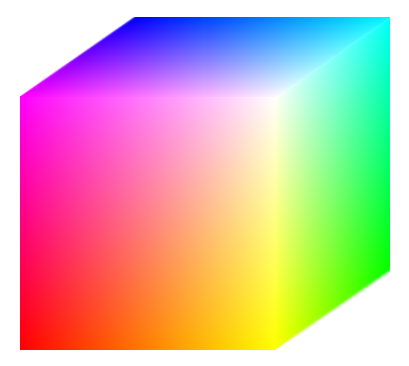
#> input picture HW1/Cube.tif, 409 x 366 px
$ python HW1_9733023_Code_Q04.py
#> lines starting #> are read from the running program, lines starting #| are printed output that depends on the picture; after the words box and inside, x2 and y2 are one past the last pixel; in counts of white or black regions, pixels touching at a corner belong together; long printed decimals are rounded
'''
___OVERVIEW___
CODE FOR QUESTION 4 - HW 1

___SUMMARY___
Image quantization and thresholding

___AUTHOR___
Amirhossein Daraie — 9733023

___DATE___
25/03/2021
05/01/1400

'''

import numpy as np
import matplotlib.pyplot as plt
import cv2

def print_img_data(img,title='Image'):
    """This function prints some essential information about input image.

    Args:
        img (numpy array image): Input image
        title (str, optional): Title of image. Defaults to 'Image'.
    """
    print(f'________ {title} _______')
    if len(image.shape) == 2:
        print(f'min:{img.min()}  max:{img.max()}  shape:{img.shape}\
\nmean:{img.mean()}  std:{img.std()}  type:{type(img[0,0])}\n')
    elif len(image.shape) == 3:
        print(f'min:{img.min()}  max:{img.max()}  shape:{img.shape}\
\nmean:{img.mean()}  std:{img.std()}  type:{type(img[0,0,0])}\n')


def im_show(img_list,title=['']):
    """This function is an alias for showing an image with opencv in python

    Args:
        img_list (list of numpy array images): A sequence of images you want to display
        title (list, optional):A sequence of titles for your images. Defaults to [''].
    """
    Error = False
    if title == ['']:
        title=[f'Image {i+1}' for i in range(len(img_list))]
    if len(title) != len(img_list):
        print('ERROR 1 (im_show)')
        Error = True
    if not Error:
        for i,img in enumerate(img_list):
            cv2.imshow(title[i],img)
        cv2.waitKey(0)
        cv2.destroyAllWindows()

def quantize(image, bits=2):
    """This function digitalizes image with number of inputs bits.

    Args:
        image (numpy array (image)): Input image the you want to quantize
        bits (int, optional): Number of bits in final quantized image. Defaults to 2.

    Returns:
        numpy array (image): Quantized Image.
        Example: for 2 bits, the values are 0,1,2,3
    """
    div = 2**(8-bits)
    # note: you can imshow 'quantized_image' (0,1,2,...,255) not 'quantized' (0,1,2,3,...,10 e.g.)!
    quantized_image = image // div * div + div // 2
    # *** rank transform the quantized image ***
    quantized = np.copy(quantized_image)
    _,idx = np.unique(quantized,return_inverse=True)
    quantized = (idx.max() - idx + 1).reshape(quantized.shape)
    quantized = quantized.max()-1*quantized
    return quantized

# load image as color image
image = cv2.imread("Cube.tif", flags=cv2.IMREAD_COLOR)
#> image is the input picture: shape (366, 409, 3); mean B, G, R 173.5, 181.5, 212.5
# show color image
im_show([image])
#> in im_show, `title=[f'Image {i+1}' for i in range(len(img_list))]`: title = ['Image 1']
#> the loop in im_show, `for i,img in enumerate(img_list):` made 1 pass
# print color image data
print_img_data(image)
#| min:0  max:255  shape:(366, 409, 3)
#| mean:189.151  std:83.174  type:<class 'numpy.uint8'>
# convert color image to grayscale image
image = cv2.cvtColor(image,cv2.COLOR_BGR2GRAY)
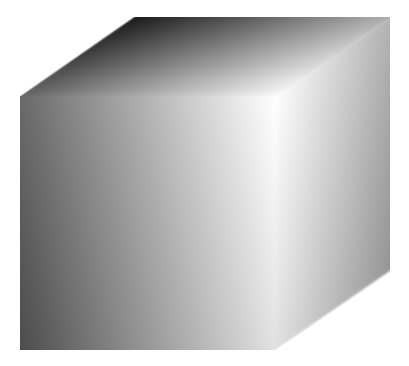
#> image: shape (366, 409); min 29, max 255, mean 189.8
# show grayscale image
im_show([image])
#> the loop in im_show (call 2), `for i,img in enumerate(img_list):` made 1 pass
# print grayscale image data
print_img_data(image)
#| min:29  max:255  shape:(366, 409)
#| mean:189.847  std:53.936  type:<class 'numpy.uint8'>

# show image
fig, ax = plt.subplots(2,3,figsize=(10,6))
st = fig.suptitle("Image Quantization and Thresholding", fontsize="x-large")
qimage0 = quantize(image,bits=8)
ax[0,0].imshow(qimage0,cmap='gray', vmin=qimage0.min(), vmax=qimage0.max())
ax[0,0].set_title('8 Bits')
qimage1 = quantize(image,bits=5)
#> in quantize (call 2), `quantized = (idx.max() - idx + 1).reshape(quantized.shape)`: quantized: shape (366, 409) int64; 29 distinct labels, from 1 to 29
#> in quantize (call 2), `quantized = quantized.max()-1*quantized`: quantized: shape (366, 409) int64; 29 distinct labels, from 0 to 28
ax[0,1].imshow(qimage1,cmap='gray', vmin=qimage1.min(), vmax=qimage1.max())
ax[0,1].set_title('5 Bits')
qimage2 = quantize(image,bits=3)
#> call 3 of quantize, with bits = 3
#> in quantize (call 3), `quantized = (idx.max() - idx + 1).reshape(quantized.shape)`:
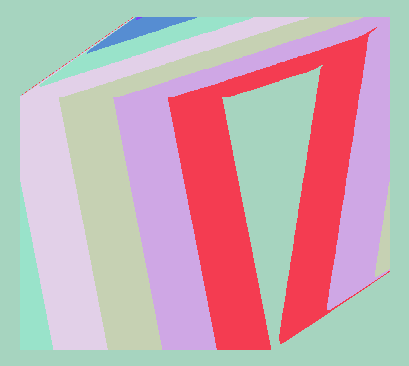
#> quantized: shape (366, 409) int64; 8 distinct labels, from 1 to 8; one colour per label, 0 black
#> in quantize (call 3), `quantized = quantized.max()-1*quantized`:
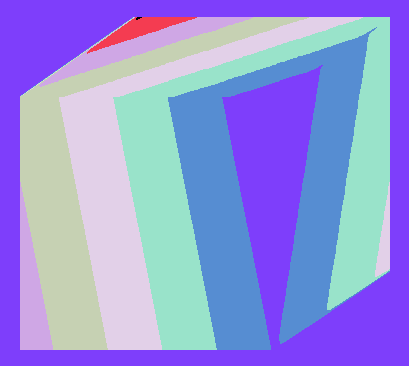
#> quantized: shape (366, 409) int64; 8 distinct labels, from 0 to 7; one colour per label, 0 black
ax[0,2].imshow(qimage2,cmap='gray', vmin=qimage2.min(), vmax=qimage2.max())
ax[0,2].set_title('3 Bits')
qimage3 = quantize(image,bits=2)
#> call 4 of quantize, with bits = 2
#> in quantize (call 4), `quantized_image = image // div * div + div // 2`:
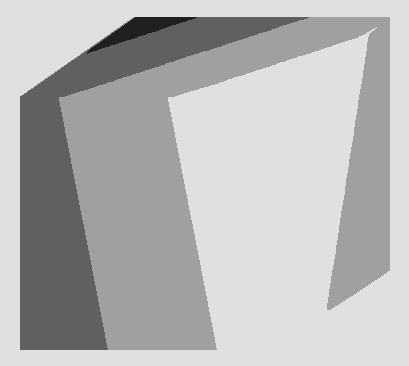
#> quantized_image: shape (366, 409); min 32, max 224, mean 182.2
#> in quantize (call 4), `quantized = (idx.max() - idx + 1).reshape(quantized.shape)`:
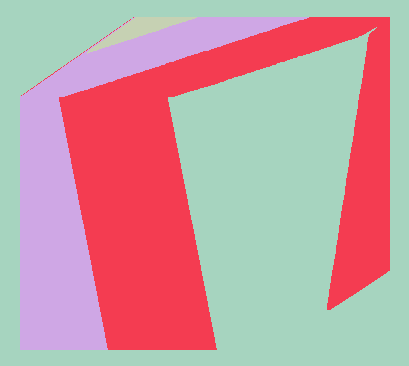
#> quantized: shape (366, 409) int64; 4 distinct labels, from 1 to 4; one colour per label, 0 black
#> in quantize (call 4), `quantized = quantized.max()-1*quantized`:
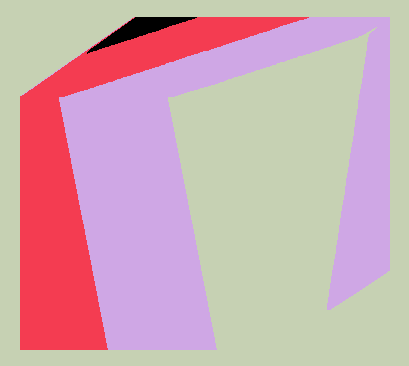
#> quantized: shape (366, 409) int64; 4 distinct labels, from 0 to 3; one colour per label, 0 black
ax[1,0].imshow(qimage3,cmap='gray', vmin=qimage3.min(), vmax=qimage3.max())
ax[1,0].set_title('2 Bits')
qimage4 = quantize(image,bits=1)
#> in quantize (call 5), `quantized_image = image // div * div + div // 2`:
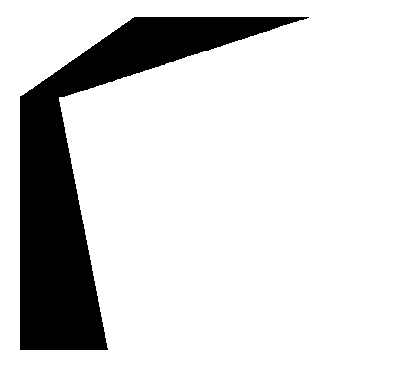
#> quantized_image: shape (366, 409); values 64 (black) and 192 (white), 83.4% white; 1 black region, box (x1, y1, x2, y2) and area: (20, 17, 309, 350) 24785
ax[1,1].imshow(qimage4,cmap='gray', vmin=qimage4.min(), vmax=qimage4.max())
ax[1,1].set_title('1 Bit')
# threshold image
ret,thresh1 = cv2.threshold(image,127,255,cv2.THRESH_BINARY)
ax[1,2].imshow(thresh1,cmap='gray', vmin=thresh1.min(), vmax=thresh1.max())
ax[1,2].set_title('Threshold')
for x in ax.ravel():
    x.axis("off")
plt.tight_layout()
plt.savefig('9733023-3.png', bbox_inches='tight')
plt.show()
